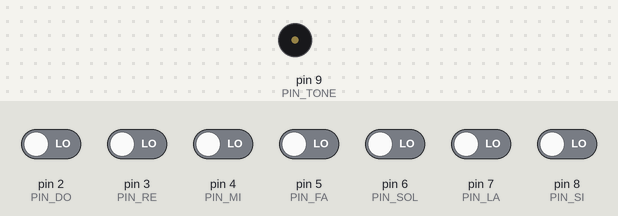
This sketch was run on a simulated Arduino Uno, built with avr-gcc and run on an emulated ATmega328P. Shown: buzzer (waves = sounding). The inputs (shaded band) are chosen by the test bench; at power-on: pin 2 (PIN_DO), pin 3 (PIN_RE), pin 4 (PIN_MI), pin 5 (PIN_FA), pin 6 (PIN_SOL), pin 7 (PIN_LA), pin 8 (PIN_SI) LOW.

Above: at 1.2 s.
1.3 s: pin 2 (PIN_DO) driven HIGH
At 1.6 s:
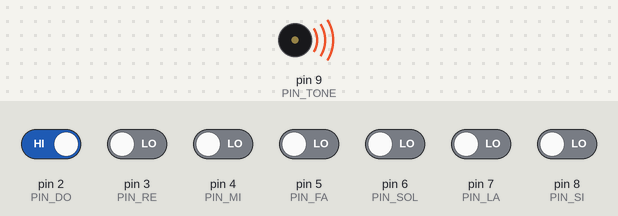
2.8 s: pin 2 (PIN_DO) driven LOW
At 3.9 s:
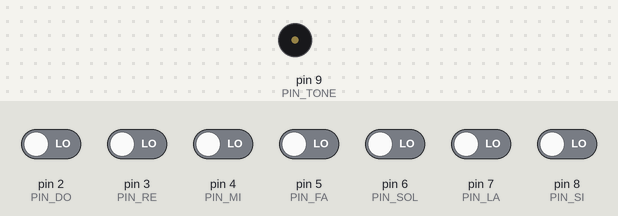
4.3 s: pin 3 (PIN_RE) driven HIGH
At 5.1 s:
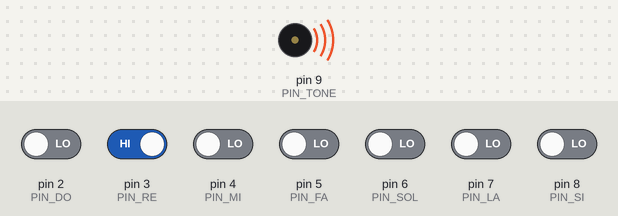
Timing chart, 0 to 7.3 s (numbered marks = the images above; inputs shaded):
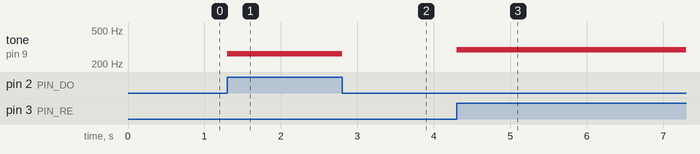

The sketch:

scala_pianoforte.ino
```cpp
//Questo circuito funziona un po' come un pianoforte elettronico programmato tramite arduino
//Ogni tasto (ce ne sono 7 in tutto, come la scala del pianoforte) emette una frequenza diversa
//che riprofuce le sette note, ovvero do, re, mi, fa, sol, la si
//ATTENZIONE! Può essere premuto in solo tasto per volta!

//Per cominciare definisco tutti i valri più importanti, come il numero dei pin che utilizzo e
//che cosa rappresentano

#define PIN_DO 2       //definisco che al pin 2 è "assegnata" la nota DO; questo pin sarà un INPUT
#define PIN_RE 3       //definisco che al pin 3 è "assegnata" la nota RE; questo pin sarà un INPUT
#define PIN_MI 4       //definisco che al pin 4 è "assegnata" la nota MI; questo pin sarà un INPUT
#define PIN_FA 5       //definisco che al pin 5 è "assegnata" la nota FA; questo pin sarà un INPUT
#define PIN_SOL 6      //definisco che al pin 6 è "assegnata" la nota SOL; questo pin sarà un INPUT
#define PIN_LA 7       //definisco che al pin 7 è "assegnata" la nota LA; questo pin sarà un INPUT
#define PIN_SI 8       //definisco che al pin 8 è "assegnata" la nota SI; questo pin sarà un INPUT
#define SLEEP 100      //definisco l'attesa prima di ripetere il loop (vedi loop in basso)
#define PIN_TONE 9     //definisco che al pin 9 è "assegnato" lo speaker; questo pin sarà un OUTPUT
#define FREQ_DO 262    //da qui in seguito definisco le frequenze di ogni nota
#define FREQ_RE 294
#define FREQ_MI 330
#define FREQ_FA 349
#define FREQ_SOL 392
#define FREQ_LA 440
#define FREQ_SI 494

int tasto_premuto;    //Creo la variabile tasto_premuto, che mi dice quale tasto sto premendo

void setup() {
  Serial.begin(9600);
  pinMode(PIN_DO,INPUT);
  pinMode(PIN_RE,INPUT);
  pinMode(PIN_MI,INPUT);
  pinMode(PIN_FA,INPUT);
  pinMode(PIN_SOL,INPUT);
  pinMode(PIN_LA,INPUT);
  pinMode(PIN_SI,INPUT);
  pinMode(PIN_TONE,OUTPUT);
  tasto_premuto = 0;
}

void loop() {                             //In questo loop vengono letti i valori in entrata sui sette pin e emesse le frequenze corrispondenti
  digitalRead(PIN_DO);
  if (digitalRead(PIN_DO) == HIGH) {
    tasto_premuto = 1;
  }
  digitalRead(PIN_RE);
  if (digitalRead(PIN_RE) == HIGH) {
    tasto_premuto = 2;
  }
  digitalRead(PIN_MI);
  if (digitalRead(PIN_MI) == HIGH) {
    tasto_premuto = 3;
  }
  digitalRead(PIN_FA);
  if (digitalRead(PIN_FA) == HIGH) {
    tasto_premuto = 4;
  }
  digitalRead(PIN_SOL);
  if (digitalRead(PIN_SOL) == HIGH) {
    tasto_premuto = 5;
  }
  digitalRead(PIN_LA);
  if (digitalRead(PIN_LA) == HIGH) {
    tasto_premuto = 6;
  }
  digitalRead(PIN_SI);
  if (digitalRead(PIN_SI) == HIGH) {
    tasto_premuto = 7;
  }

  if (tasto_premuto!= 0){
    switch (tasto_premuto) {
     case 1:
       tone(PIN_TONE, FREQ_DO);
       break;
     case 2:
       tone(PIN_TONE, FREQ_RE);
       break;
     case 3:
       tone(PIN_TONE, FREQ_MI);
       break;
     case 4:
       tone(PIN_TONE, FREQ_FA);
       break;
     case 5:
       tone(PIN_TONE, FREQ_SOL);
       break;
     case 6:
       tone(PIN_TONE, FREQ_LA);
       break;
     case 7:
       tone(PIN_TONE, FREQ_SI);
       break;
    }
  } else {
    noTone(PIN_TONE);                //Grazie a questo comendo posso spegnere lo speaker
  }

  tasto_premuto = 0;                 //faccio tornare tasto_premuto a 0 così se nella prossima lettura dei valori non sto premendo
                                     //alcun pulsante non verrà emesso alcun suono
  delay(SLEEP);
}
```

Measured:
- after the input at 1.3 s, tone on pin 9 (PIN_TONE): silent → 262 Hz at once
- after the input at 2.8 s, tone on pin 9 (PIN_TONE): 262 Hz → silent at once
- after the input at 4.3 s, tone on pin 9 (PIN_TONE): silent → 294 Hz at once
